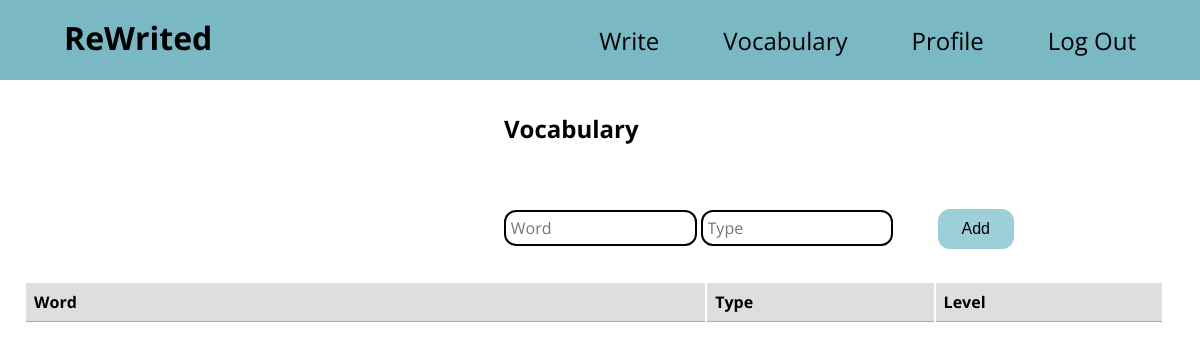
Page /vocabulary (signed in) on the earlier database version.
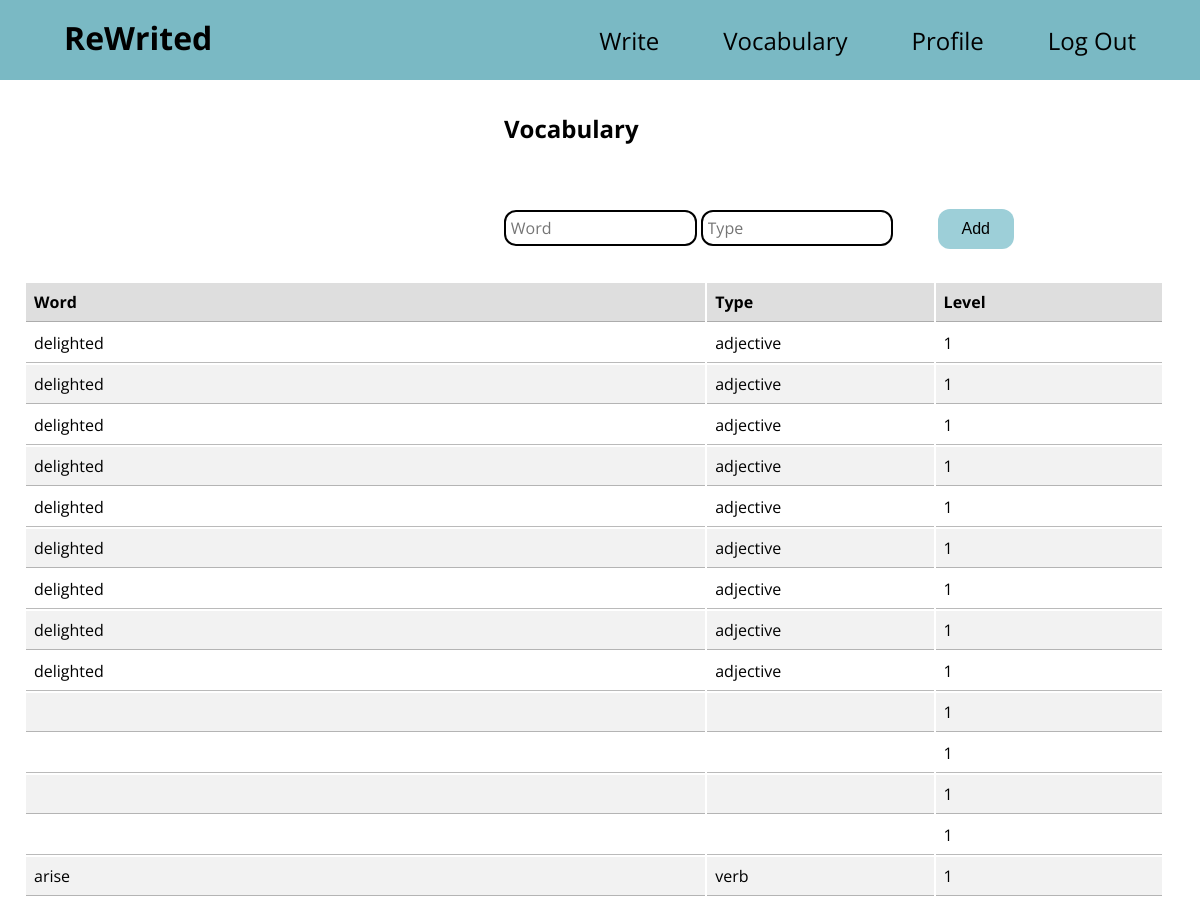
Same page on the later database version.
### tables this page shows
CREATE TABLE vocabulary (
    id_vocab INTEGER PRIMARY KEY AUTOINCREMENT,
    id_user INTEGER NOT NULL,
    type TEXT NOT NULL,
    word TEXT NOT NULL,
    level INTEGER NOT NULL,
    FOREIGN KEY (id_user) REFERENCES users(id_user)
);

### app.py (the view)
@app.route("/vocabulary", methods=["GET", "POST"])
def vocabulary():
    if "user_id" not in session:
        flash("You must be logged in to view this page", "error")
        return redirect("/login")
    if request.method == "POST":
        word = request.form.get("word")
        word_type = request.form.get("type")
        user = session["user_id"]
        level_row = db.execute("SELECT level FROM users WHERE id_user = ?", (user,)).fetchone()
        level = level_row[0]
        cur = db.cursor()
        cur.execute("INSERT INTO vocabulary (id_user, type, word, level) VALUES (?, ?, ?, ?)", (user, word_type, word, level))
        db.commit()
        flash("Word saved!", "success")
        return redirect("/vocabulary")
    else:
        dictionary = db.execute("SELECT * FROM vocabulary WHERE id_user = ?", (session["user_id"],)).fetchall()
        user = db.execute("SELECT * FROM users WHERE id_user = ?", (session["user_id"],)).fetchone()
        return render_template("vocabulary.html", words=dictionary, user=user)

### app.py (called while the page is built)
@app.after_request
def after_request(response):
    response.headers["Cache-Control"] = "no-cache, no-store, must-revalidate"
    response.headers["Expires"] = 0
    response.headers["Pragma"] = "no-cache"
    return response

### templates/vocabulary.html (shortened to what this page needs)
{% extends "layout.html" %}
{% block body %}
    <h2 class="center">Vocabulary</h2>
    <form class="center" action="vocabulary" method="post">
        <input class="inputField" type="text" placeholder="Word" name="word">
        <input class="inputField larger" type="text" placeholder="Type" name="type">
        <input class="button" type="submit" value="Add">
    </form>
    <table>
        <thead>
            <tr>
                <th id="tb_name">Word</th>
                <th id="tb_created">Type</th>
                <th id="tb_level">Level</th>
            </tr>
        </thead>
        <tbody>
            {% for word in words %}
                <tr>
                    <td>{{ word[3] }}</td>
                    <td>{{ word[2] }}</td>
                    <td>{{ word[4] }}</td>
                </tr>
            {% endfor %}
        </tbody>
    </table>
{% endblock %}

### templates/layout.html (shortened to what this page needs)
<!DOCTYPE html>
<html lang="en">
    <head>
        <link href="../static/styles.css" rel="stylesheet">
    </head>
    <body>
        <nav>
            {% if session["user_id"] %}
                <ul>
                    <li class="padTitle"><a href="/" class="title">ReWrited</a></li>
                    <li class="right"><a href="/logout">Log Out</a></li>
                    <li class="right"><a href="/">Profile</a></li>
                    <li class="right"><a href="/vocabulary">Vocabulary</a></li>
                    <li class="right"><a href="/write">Write</a></li>
                </ul>
            {% else %}
            <ul>
                <li class="padTitle"><a href="/" class="title">ReWrited</a></li>
                <li class="right"><a href="/login">Log In</a></li>
                <li class="right"><a href="/register">Register</a></li>
            </ul>
            {% endif %}
        </nav>
        <main>
            {% block body %}
            {% endblock %}
        </main>
    </body>
</html>

### static/styles.css (style rules this page uses)
body { margin: 0; font-family: "Open Sans"; }
nav ul { list-style-type: none; margin: 0; background-color: #7ab9c4; height: 5rem; padding: 0rem 2rem; }
.right { float: right; padding: 1.5rem 2rem; }
.padTitle { float: left; padding: 1rem 2rem; }
nav ul li a { color: black; text-align: center; text-decoration: none; font-size: 1.5rem; font-family: Open Sans; }
.title { font-size: 2rem; font-weight: bold; }
.center { margin-top: 2rem; margin-left: 42%; align-content: center; }
.button { background-color: #9dcfd8; border: none; color: black; padding: 0.7rem 1.5rem; text-align: center; text-decoration: none; display: inline-block; font-size: 1rem; margin: 2rem 2.5rem; cursor: pointer; border-radius: 12px; }
.inputField { border-radius: 12px; border: 2px solid #000000; padding: 0.3rem; font-size: 1rem; font-family: "Open Sans"; margin-top: 0.3rem; }
th, td { border-bottom: 1px solid rgba(136, 136, 136, 0.577); }
tr:nth-child(even) { background-color: #f2f2f2; }
table { width: 95%; margin-left: 2%; padding-bottom: 3rem; }
table th, table td { padding: 0.5rem; text-align: left; text-decoration: none; }
#tb_name { width: 60%; }
#tb_created, #tb_level { width: 20%; }
th { background-color: #bababa78; }

Differences in the rows shown:
added vocabulary: word "delighted", type "adjective", level "1"
added vocabulary: word "delighted", type "adjective", level "1"
added vocabulary: word "delighted", type "adjective", level "1"
added vocabulary: word "delighted", type "adjective", level "1"
added vocabulary: word "delighted", type "adjective", level "1"
added vocabulary: word "delighted", type "adjective", level "1"
added vocabulary: word "delighted", type "adjective", level "1"
added vocabulary: word "delighted", type "adjective", level "1"
added vocabulary: word "delighted", type "adjective", level "1"
added vocabulary: level "1"
added vocabulary: level "1"
added vocabulary: level "1"
added vocabulary: level "1"
added vocabulary: word "arise", type "verb", level "1"
